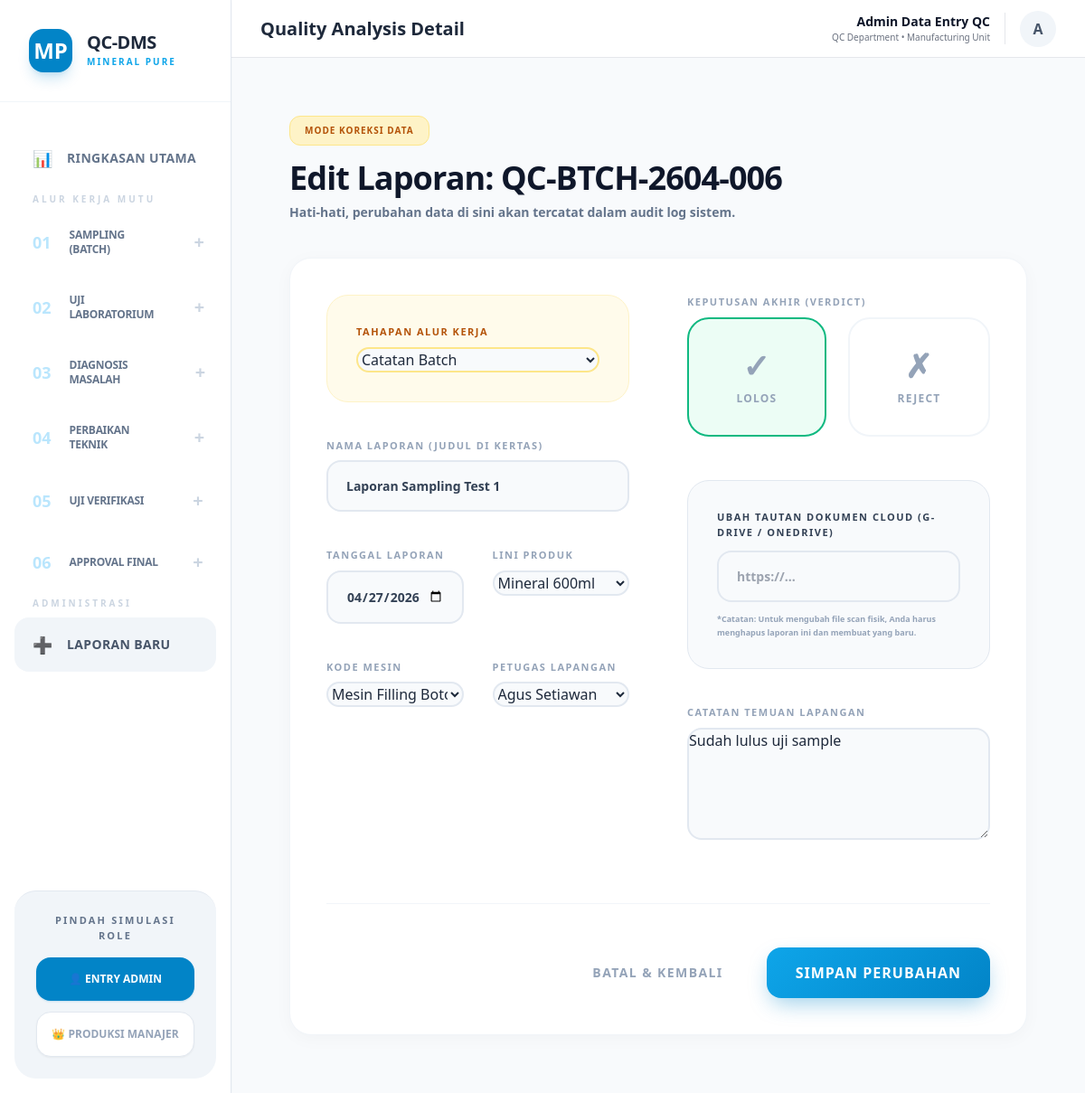
The app's page /edit.php?id=18 with its own data.
### tables this page shows
CREATE TABLE documents (
        id INTEGER PRIMARY KEY AUTOINCREMENT,
        no_dokumen TEXT UNIQUE,
        nama_dokumen TEXT,
        produk TEXT,
        jenis TEXT,
        tanggal TEXT,
        inspector TEXT,
        machine_id TEXT,
        admin_entry_name TEXT,
        status TEXT,
        approval_status TEXT DEFAULT 'Waiting Approval',
        approved_by TEXT,
        link TEXT,
        deskripsi TEXT,
        folder_path TEXT,
        parent_doc_id INTEGER,
        ph TEXT,
        tds TEXT,
        kekeruhan TEXT
    , file_path TEXT, external_link TEXT);

CREATE TABLE machines (
        id INTEGER PRIMARY KEY AUTOINCREMENT,
        nama_mesin TEXT UNIQUE
    );

CREATE TABLE inspectors (
        id INTEGER PRIMARY KEY AUTOINCREMENT,
        nama_inspector TEXT UNIQUE
    );

### edit.php (the view, shortened to what this page needs)
<?php
require 'db.php';
$id = $_GET['id'];
$stmt = $pdo->prepare("SELECT * FROM documents WHERE id = ?");
$stmt->execute([$id]);
$doc = $stmt->fetch(PDO::FETCH_ASSOC);
$machines = $pdo->query("SELECT nama_mesin FROM machines ORDER BY nama_mesin")->fetchAll(PDO::FETCH_ASSOC);
$inspectors = $pdo->query("SELECT nama_inspector FROM inspectors ORDER BY nama_inspector")->fetchAll(PDO::FETCH_ASSOC);
$step_mapping = ['Catatan_Batch', 'Uji_Lab', 'Diagnosis_Mesin', 'Laporan_Perbaikan', 'Uji_Ulang', 'Approval_Manager'];
?>
<!DOCTYPE html>
<html lang="id">
<head>
    <script src="https://cdn.tailwindcss.com"></script>
</head>
<body class="text-slate-800">
    <?php $current_page = 'index.php'; include 'sidebar.php'; ?>
    <div class="p-4 md:p-8 max-w-6xl mx-auto w-full">
        <div class="mb-10">
            <div class="inline-block px-4 py-2 bg-amber-100 text-amber-700 rounded-xl text-[10px] font-black uppercase tracking-widest mb-4 border border-amber-200">Mode Koreksi Data</div>
            <h1 class="text-3xl md:text-4xl font-extrabold tracking-tight text-slate-900 drop-shadow-sm">Edit Laporan: <?= htmlspecialchars($doc['no_dokumen']) ?></h1>
            <p class="text-sm font-bold text-slate-500 mt-2">Hati-hati, perubahan data di sini akan tercatat dalam audit log sistem.</p>
        </div>
        <form action="" method="POST" class="form-card">
            <div class="grid grid-cols-1 lg:grid-cols-2 gap-8 lg:gap-16">
                <div class="space-y-10">
                    <div class="bg-amber-50 p-6 md:p-8 rounded-3xl border border-amber-100">
                        <label class="text-amber-700">Tahapan Alur Kerja</label>
                        <select name="jenis" id="jenisSelect" required class="border-amber-200 focus:border-amber-500">
                            <?php foreach ($step_mapping as $val): ?>
                                <option value="<?= $val ?>" <?= ($doc['jenis'] == $val) ? 'selected' : '' ?>><?= str_replace('_', ' ', $val) ?></option>
                            <?php endforeach; ?>
                        </select>
                    </div>
                    <div>
                        <label>Nama Laporan (Judul di Kertas)</label>
                        <input type="text" name="nama_dokumen" value="<?= htmlspecialchars($doc['nama_dokumen']) ?>" required>
                    </div>
                    <div class="grid grid-cols-1 sm:grid-cols-2 gap-6 md:gap-8">
                        <div>
                            <label>Tanggal Laporan</label>
                            <input type="date" name="tanggal" value="<?= htmlspecialchars($doc['tanggal']) ?>" required>
                        </div>
                        <div>
                            <label>Lini Produk</label>
                            <select name="produk" required>
                                <option value="Mineral_600ml" <?= ($doc['produk'] == 'Mineral_600ml') ? 'selected' : '' ?>>Mineral 600ml</option>
                            </select>
                        </div>
                    </div>
                    <div class="grid grid-cols-1 sm:grid-cols-2 gap-6 md:gap-8">
                        <div>
                            <label>Kode Mesin</label>
                            <select name="machine_id" required>
                                <?php foreach ($machines as $m): ?>
                                    <option value="<?= $m['nama_mesin'] ?>" <?= ($doc['machine_id'] == $m['nama_mesin']) ? 'selected' : '' ?>><?= $m['nama_mesin'] ?></option>
                                <?php endforeach; ?>
                            </select>
                        </div>
                        <div>
                            <label>Petugas Lapangan</label>
                            <select name="inspector" required>
                                <?php foreach ($inspectors as $i): ?>
                                    <option value="<?= $i['nama_inspector'] ?>" <?= ($doc['inspector'] == $i['nama_inspector']) ? 'selected' : '' ?>><?= $i['nama_inspector'] ?></option>
                                <?php endforeach; ?>
                            </select>
                        </div>
                    </div>
                </div>
                <div class="space-y-10">
                    <div>
                        <label>Keputusan Akhir (Verdict)</label>
                        <div class="flex gap-6">
                            <label class="flex-grow cursor-pointer group">
                                <div class="p-6 md:p-8 border-2 border-slate-100 rounded-3xl text-center peer-checked:border-emerald-500 peer-checked:bg-emerald-50 transition-all group-hover:bg-slate-50">
                                    <span class="block text-4xl mb-2">✓</span>
                                    <span class="text-xs font-black uppercase text-slate-400 peer-checked:text-emerald-700 tracking-widest">LOLOS</span>
                                </div>
                            </label>
                            <label class="flex-grow cursor-pointer group">
                                <div class="p-6 md:p-8 border-2 border-slate-100 rounded-3xl text-center peer-checked:border-rose-500 peer-checked:bg-rose-50 transition-all group-hover:bg-slate-50">
                                    <span class="block text-4xl mb-2">✗</span>
                                    <span class="text-xs font-black uppercase text-slate-400 peer-checked:text-rose-700 tracking-widest">REJECT</span>
                                </div>
                            </label>
                        </div>
                    </div>
                    <div class="bg-slate-50 p-6 md:p-8 rounded-3xl border border-slate-200">
                        <label class="mb-3 text-slate-700">Ubah Tautan Dokumen Cloud (G-Drive / OneDrive)</label>
                        <input type="url" name="external_link" value="<?= htmlspecialchars($doc['external_link'] ?? '') ?>" placeholder="https://..." class="w-full">
                        <p class="text-[9px] text-slate-400 mt-3 font-bold leading-relaxed">*Catatan: Untuk mengubah file scan fisik, Anda harus menghapus laporan ini dan membuat yang baru.</p>
                    </div>
                    <div>
                        <label>Catatan Temuan Lapangan</label>
                        <textarea name="deskripsi" rows="5" placeholder="Tuliskan temuan anomali..."><?= htmlspecialchars(strip_tags(str_replace(['<br>', '<br/>', '<br />'], "\n", $doc['deskripsi'] ?? ''))) ?></textarea>
                    </div>
                </div>
            </div>
            <div class="mt-16 pt-12 border-t border-slate-100 flex flex-col sm:flex-row justify-end items-center gap-6 md:gap-12">
                <a href="view.php?id=<?= $id ?>" class="text-sm font-black text-slate-400 uppercase tracking-widest hover:text-rose-600 transition-all">Batal & Kembali</a>
                <button type="submit" class="btn-save w-full sm:w-auto bg-amber-500 hover:bg-amber-600 shadow-amber-500/30">Simpan Perubahan</button>
            </div>
        </form>
    </div>
    </main>
    </div>
    </div>
</body>
</html>

### edit.php (style rules this page uses)
body { font-family: 'Plus Jakarta Sans', sans-serif; background-color: #f8fafc; }
.form-card { background: white; border-radius: 24px; padding: 40px; box-shadow: 0 4px 20px rgba(0,0,0,0.03); border: 1px solid #f1f5f9; }
.btn-save { background: linear-gradient(135deg, #0ea5e9 0%, #0284c7 100%); color: white; padding: 16px 32px; border-radius: 16px; font-weight: 900; text-transform: uppercase; letter-spacing: 1px; transition: all 0.3s ease; box-shadow: 0 10px 25px -5px rgba(2, 132, 199, 0.4); }
label { display: block; font-size: 11px; font-weight: 900; color: #94a3b8; text-transform: uppercase; letter-spacing: 1.5px; margin-bottom: 8px; }
input[type="text"], input[type="date"], select, textarea, input[type="url"], input[type="number"] { width: 100%; background: #f8fafc; border: 2px solid #e2e8f0; border-radius: 16px; padding: 16px 20px; font-size: 14px; font-weight: 700; color: #334155; transition: all 0.3s ease; outline: none; }

### records on screen
documents: no_dokumen "QC-BTCH-2604-006", jenis "Catatan Batch", nama_dokumen "Laporan Sampling Test 1", tanggal "04/27/2026", produk "Mineral 600ml", machine_id "Mesin Filling Botol A", inspector "Agus Setiawan", deskripsi "Sudah lulus uji sample"

### other values on screen
$val[0] "01"
$val[1] "SAMPLING (BATCH)"
$val[0] "02"
$val[1] "UJI LABORATORIUM"
$val[0] "03"
$val[1] "DIAGNOSIS MASALAH"
$val[0] "04"
$val[1] "PERBAIKAN TEKNIK"
$val[0] "05"
$val[1] "UJI VERIFIKASI"
$val[0] "06"
$val[1] "APPROVAL FINAL"
$role_name "Admin Data Entry QC"
substr($role_name, 0, 1) "A"
